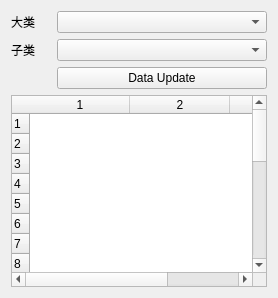
           <widget class="QWidget" name="tab_5">
            <attribute name="title">
             <string>Params Update</string>
            </attribute>
            <layout class="QVBoxLayout" name="verticalLayout_11">
             <item>
              <layout class="QGridLayout" name="gridLayout_10">
               <item row="1" column="0">
                <widget class="QLabel" name="label_21">
                 <property name="font">
                  <font>
                   <family>Arial</family>
                  </font>
                 </property>
                 <property name="text">
                  <string>子类</string>
                 </property>
                 <property name="textFormat">
                  <enum>Qt::PlainText</enum>
                 </property>
                </widget>
               </item>
               <item row="0" column="0">
                <widget class="QLabel" name="label_20">
                 <property name="maximumSize">
                  <size>
                   <width>40</width>
                   <height>16777215</height>
                  </size>
                 </property>
                 <property name="font">
                  <font>
                   <family>Arial</family>
                  </font>
                 </property>
                 <property name="text">
                  <string>大类</string>
                 </property>
                 <property name="textFormat">
                  <enum>Qt::PlainText</enum>
                 </property>
                </widget>
               </item>
               <item row="2" column="1">
                <widget class="QPushButton" name="actionSend_4">
                 <property name="font">
                  <font>
                   <family>Arial</family>
                  </font>
                 </property>
                 <property name="text">
                  <string>Data Update</string>
                 </property>
                </widget>
               </item>
               <item row="1" column="1">
                <widget class="QComboBox" name="comboBox_5"/>
               </item>
               <item row="0" column="1">
                <widget class="QComboBox" name="comboBox_4"/>
               </item>
              </layout>
             </item>
             <item>
              <widget class="QTableWidget" name="tableWidget_2">
               <property name="frameShape">
                <enum>QFrame::StyledPanel</enum>
               </property>
               <property name="alternatingRowColors">
                <bool>false</bool>
               </property>
               <property name="textElideMode">
                <enum>Qt::ElideLeft</enum>
               </property>
               <property name="showGrid">
                <bool>false</bool>
               </property>
               <property name="gridStyle">
                <enum>Qt::DashLine</enum>
               </property>
               <property name="rowCount">
                <number>20</number>
               </property>
               <property name="columnCount">
                <number>3</number>
               </property>
               <attribute name="horizontalHeaderMinimumSectionSize">
                <number>25</number>
               </attribute>
               <attribute name="horizontalHeaderDefaultSectionSize">
                <number>100</number>
               </attribute>
               <attribute name="verticalHeaderMinimumSectionSize">
                <number>20</number>
               </attribute>
               <attribute name="verticalHeaderDefaultSectionSize">
                <number>20</number>
               </attribute>
               <attribute name="verticalHeaderShowSortIndicator" stdset="0">
                <bool>false</bool>
               </attribute>
               <row/>
               <row/>
               <row/>
               <row/>
               <row/>
               <row/>
               <row/>
               <row/>
               <row/>
               <row/>
               <row/>
               <row/>
               <row/>
               <row/>
               <row/>
               <row/>
               <row/>
               <row/>
               <row/>
               <row/>
               <column/>
               <column/>
               <column/>
              </widget>
             </item>
            </layout>
           </widget>
